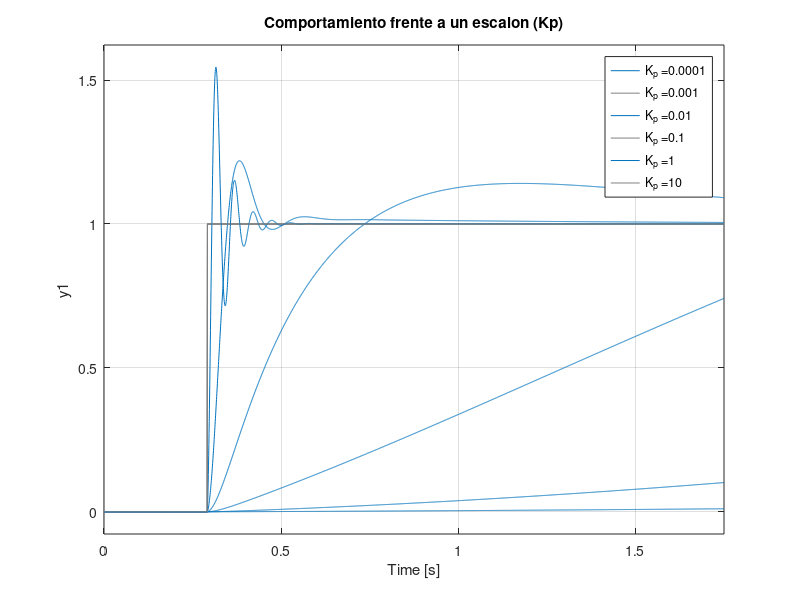
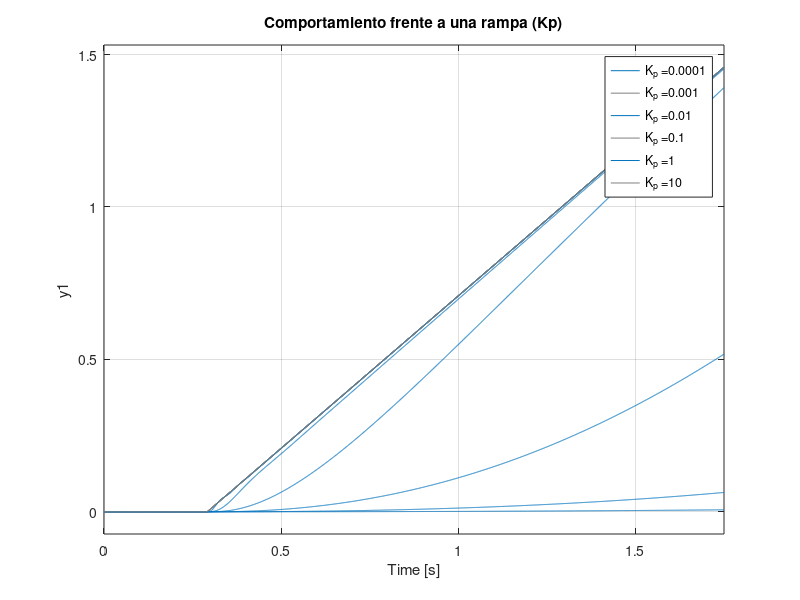
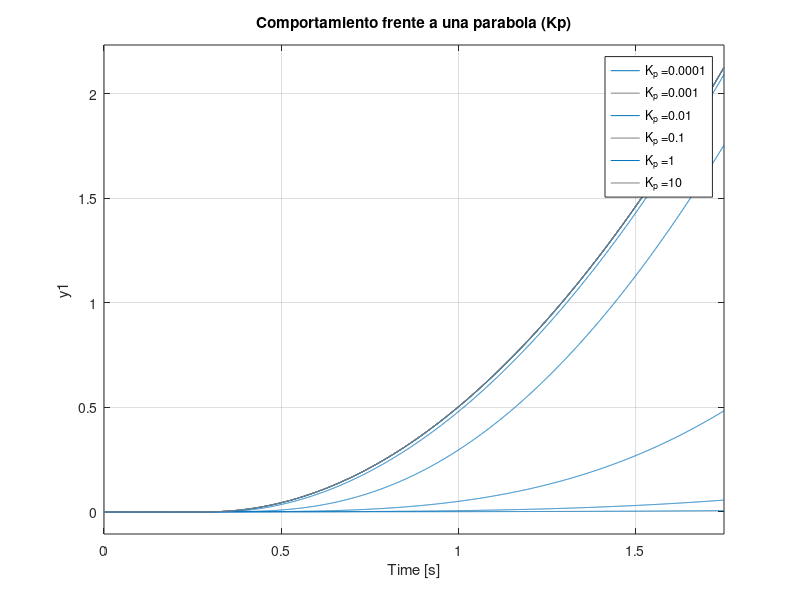
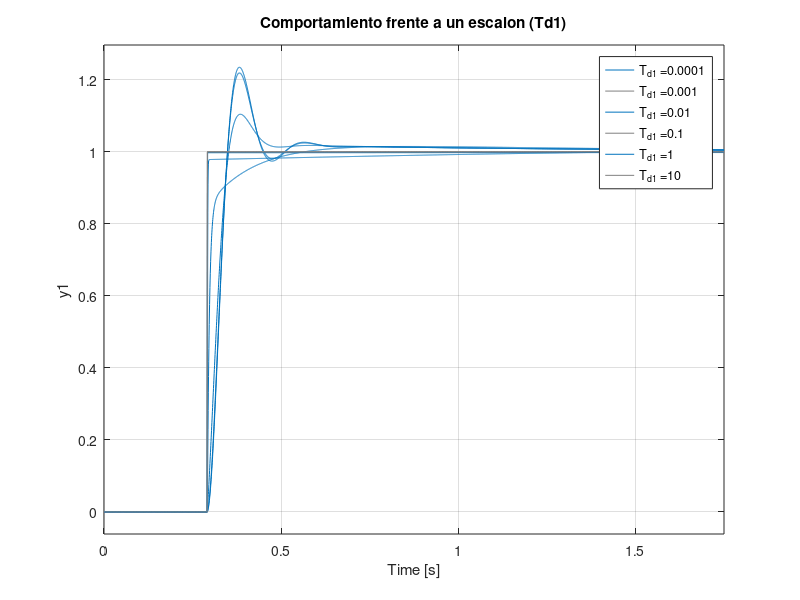

The MATLAB source for these figures, in order: (Note: this script raises an error after producing the figures.)
clear all; clc; close all;

%% Initiation Parameters
K = 1500;
p = 35;

x = p.*(0:0.0005/p:0.05);

aux = -4:1:1;
auxTi = -1.5:0.5:1;
auxTd1 = -4:1:1;
auxTd2 = -4:1:1;

Kp = 10.^aux;
Ti = 10.^auxTi;
Td1 = 10.^auxTd1;
Td2 = 10.^auxTd2;

Kpfija = 1;
Td1fija = 0.001;
Td2fija = 0.001;
Tifija = 1;

%% Rlocus
% Td = Td1fija + Td2fija;

% for i = 1:length(auxTd2)
%     figure (i)
%     
%     num = [K*Kpfija*Td(i) K*Kpfija K*Kpfija/Tifija];
%     den = [1 p+K*Kpfija*Td1fija K*Kpfija K*Kpfija/Tifija];
%     
%     rlocus(num,den)
% end

%% Td1, Td2, Ti fijo
Td = Td1fija + Td2fija;

% Step
figure(1)
grid on;

Legend = cell(length(aux),1);

u = ones(1,length(x));
u(1:ceil(length(u)/6)) = 0;
t = x;

for i = 1:length(Kp)
    num = [K*Kp(i)*Td K*Kp(i) K*Kp(i)/Tifija];
    den = [1 p+K*Kp(i)*Td1fija K*Kp(i) K*Kp(i)/Tifija];
    sys = tf(num,den);
    lsim(sys, u, t)
    Legend{i} = strcat('K_{p} = ', num2str(Kp(i)));
    hold on;
end

title('Comportamiento frente a un escalon (Kp)')
legend(Legend);
hold off;
saveas(gcf,'img/01_DIPIDEscalonKp.png')

% Ramp
figure(2)
grid on;

Legend = cell(length(aux),1);

t = x;
u = t-t(ceil(length(t)/6));
u(1:ceil(length(u)/6)) = 0;

for i = 1:length(Kp)
    num = [K*Kp(i)*Td K*Kp(i) K*Kp(i)/Tifija];
    den = [1 p+K*Kp(i)*Td1fija K*Kp(i) K*Kp(i)/Tifija];
    sys = tf(num,den);
    lsim(sys, u, t)
    Legend{i} = strcat('K_{p} = ', num2str(Kp(i)));
    hold on;
end

title('Comportamiento frente a una rampa (Kp)')
legend(Legend);
hold off;
saveas(gcf,'img/01_DIPIDRampaKp.png')

% Parable
figure(3)
grid on;

Legend = cell(length(aux),1);

t = x;
u = (t-t(ceil(length(t)/6))).^2;
u(1:ceil(length(u)/6)) = 0;

for i = 1:length(Kp)
    num = [K*Kp(i)*Td K*Kp(i) K*Kp(i)/Tifija];
    den = [1 p+K*Kp(i)*Td1fija K*Kp(i) K*Kp(i)/Tifija];
    sys = tf(num,den);
    lsim(sys, u, t)
    Legend{i} = strcat('K_{p} = ', num2str(Kp(i)));
    hold on;
end

title('Comportamiento frente a una parabola (Kp)')
legend(Legend);
hold off;
saveas(gcf,'img/01_DIPIDParabolaKp.png')

%% Ti, Td2, Kp fijo
Td = Td1 + Td2fija;

% Step
figure(4)
grid on;

Legend = cell(length(auxTd1),1);

u = ones(1,length(x));
u(1:ceil(length(u)/6)) = 0;
t = x;

for i = 1:length(Td1)
    num = [K*Kpfija*Td(i) K*Kpfija K*Kpfija/Tifija];
    den = [1 p+K*Kpfija*Td1(i) K*Kpfija K*Kpfija/Tifija];
    sys = tf(num,den);
    lsim(sys, u, t)
    Legend{i} = strcat('T_{d1} = ', num2str(Td1(i)));
    hold on;
end

title('Comportamiento frente a un escalon (Td1)')
legend(Legend);
hold off;
saveas(gcf,'img/01_DIPIDEscalonTd1.png')

% Ramp
figure(5)
grid on;

Legend = cell(length(auxTd1),1);

t = x;
u = t-t(ceil(length(t)/6));
u(1:ceil(length(u)/6)) = 0;

for i = 1:length(Td1)
    num = [K*Kpfija*Td(i) K*Kpfija K*Kpfija/Tifija];
    den = [1 p+K*Kpfija*Td1(i) K*Kpfija K*Kpfija/Tifija];
    sys = tf(num,den);
    lsim(sys, u, t)
    Legend{i} = strcat('T_{d1} = ', num2str(Td1(i)));
    hold on;
end

title('Comportamiento frente a una rampa (Td1)')
legend(Legend);
hold off;
saveas(gcf,'img/01_DIPIDRampaTd1.png')

% Parable
figure(6)
grid on;

Legend = cell(length(auxTd1),1);

t = x;
u = (t-t(ceil(length(t)/6))).^2;
u(1:ceil(length(u)/6)) = 0;

for i = 1:length(Td1)
    num = [K*Kpfija*Td(i) K*Kpfija K*Kpfija/Tifija];
    den = [1 p+K*Kpfija*Td1(i) K*Kpfija K*Kpfija/Tifija];
    sys = tf(num,den);
    lsim(sys, u, t)
    Legend{i} = strcat('T_{d1} = ', num2str(Td1(i)));
    hold on;
end

title('Comportamiento frente a una parabola (Td1)')
legend(Legend);
hold off;
saveas(gcf,'img/01_DIPIDParabolaTd1.png')

%% Ti, Td1, Kp fijo
Td = Td1fija + Td2;

% Step
figure(7)
grid on;

Legend = cell(length(auxTd2),1);

u = ones(1,length(x));
u(1:ceil(length(u)/6)) = 0;
t = x;

for i = 1:length(Td2)
    num = [K*Kpfija*Td(i) K*Kpfija K*Kpfija/Tifija];
    den = [1 p+K*Kpfija*Td1fija K*Kpfija K*Kpfija/Tifija];
    sys = tf(num,den);
    lsim(sys, u, t)
    Legend{i} = strcat('T_{d2} = ', num2str(Td2(i)));
    hold on;
end

title('Comportamiento frente a un escalon (Td2)')
legend(Legend);
hold off;
saveas(gcf,'img/01_DIPIDEscalonTd2.png')

% Ramp
figure(8)
grid on;

Legend = cell(length(auxTd2),1);

t = x;
u = t-t(ceil(length(t)/6));
u(1:ceil(length(u)/6)) = 0;

for i = 1:length(Td2)
    num = [K*Kpfija*Td(i) K*Kpfija K*Kpfija/Tifija];
    den = [1 p+K*Kpfija*Td1fija K*Kpfija K*Kpfija/Tifija];
    sys = tf(num,den);
    lsim(sys, u, t)
    Legend{i} = strcat('T_{d2} = ', num2str(Td2(i)));
    hold on;
end

title('Comportamiento frente a una rampa (Td2)')
legend(Legend);
hold off;
saveas(gcf,'img/01_DIPIDRampaTd2.png')

% Parable
figure(9)
grid on;

Legend = cell(length(auxTd2),1);

t = x;
u = (t-t(ceil(length(t)/6))).^2;
u(1:ceil(length(u)/6)) = 0;

for i = 1:length(Td2)
    num = [K*Kpfija*Td(i) K*Kpfija K*Kpfija/Tifija];
    den = [1 p+K*Kpfija*Td1fija K*Kpfija K*Kpfija/Tifija];
    sys = tf(num,den);
    lsim(sys, u, t)
    Legend{i} = strcat('T_{d2} = ', num2str(Td2(i)));
    hold on;
end

title('Comportamiento frente a una parabola (Td2)')
legend(Legend);
hold off;
saveas(gcf,'img/01_DIPIDParabolaTd2.png')


%% Kp, Td1, Td2 fijo
Td = Td1fija + Td2fija;

% Step
figure(10)
grid on;

Legend = cell(length(auxTi),1);

u = ones(1,length(x));
u(1:ceil(length(u)/6)) = 0;
t = x;

for i = 1:length(Ti)
    num = [K*Kpfija*Td K*Kpfija K*Kpfija/Ti(i)];
    den = [1 p+K*Kpfija*Td1fija K*Kpfija K*Kpfija/Ti(i)];
    sys = tf(num,den);
    lsim(sys, u, t)
    Legend{i} = strcat('T_{i} = ', num2str(Ti(i)));
    hold on;
end

title('Comportamiento frente a un escalon (Ti)')
legend(Legend);
hold off;
saveas(gcf,'img/01_DIPIDEscalonTi.png')

% Ramp
figure(11)
grid on;

Legend = cell(length(auxTi),1);

t = x;
u = t-t(ceil(length(t)/6));
u(1:ceil(length(u)/6)) = 0;

for i = 1:length(Ti)
    num = [K*Kpfija*Td K*Kpfija K*Kpfija/Ti(i)];
    den = [1 p+K*Kpfija*Td1fija K*Kpfija K*Kpfija/Ti(i)];
    sys = tf(num,den);
    lsim(sys, u, t)
    Legend{i} = strcat('T_{i} = ', num2str(Ti(i)));
    hold on;
end

title('Comportamiento frente a una rampa (Ti)')
legend(Legend);
hold off;
saveas(gcf,'img/01_DIPIDRampaTi.png')

% Parable
figure(12)
grid on;

Legend = cell(length(auxTi),1);

t = x;
u = (t-t(ceil(length(t)/6))).^2;
u(1:ceil(length(u)/6)) = 0;

for i = 1:length(Ti)
    num = [K*Kpfija*Td K*Kpfija K*Kpfija/Ti(i)];
    den = [1 p+K*Kpfija*Td1fija K*Kpfija K*Kpfija/Ti(i)];
    sys = tf(num,den);
    lsim(sys, u, t)
    Legend{i} = strcat('T_{i} = ', num2str(Ti(i)));
    hold on;
end

title('Comportamiento frente a una parabola (Ti)')
legend(Legend);
hold off;
saveas(gcf,'img/01_DIPIDParabolaTi.png')

%% Derivada en 0

figure(10)

Kpfija = 0.15;
Td1fija = -0.001;
Td2fija = -0.05;
Tifija = 1;
Td = Td1fija + Td2fija;

u = ones(1,length(x));
u(1:ceil(length(u)/6)) = 0;
t = x;

num = [K*Kpfija*Td K*Kpfija K*Kpfija/Tifija];
den = [1 p+K*Kpfija*Td1fija K*Kpfija K*Kpfija/Tifija];
sys = tf(num,den);
lsim(sys, u, t)

title('Comportamiento frente a un escalón para Td1 = -0.05, Td2 = 0.001, Ti = 1 y Kp = 0.15');

saveas(gcf,'img/01_DIPIDDerivada.png')

figure(11)

num = K.*[Td 1 1/Tifija];
den = [1 (p-K*Td2fija) 0 0];
rlocus(num,den)

saveas(gcf,'img/01_DIPIDRlocusDerivada.png')